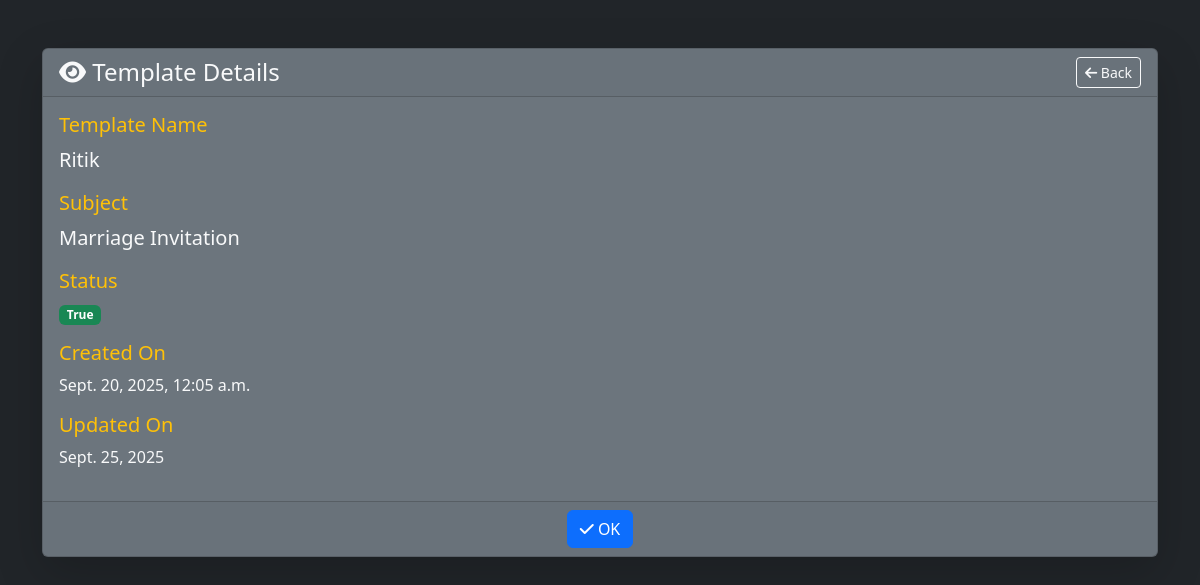
The page /templates/viewstatus/7/ (signed in) on the database its author committed.
### template/models.py (models this page shows, shortened)
class emailtemplates(models.Model):
    user = models.ForeignKey(User,on_delete=models.CASCADE,null=True)
    template_name=models.CharField(max_length=50)
    subject=models.CharField(max_length=100)
    email_body=models.TextField()
    is_primary=models.BooleanField(default=False)
    created_at=models.DateTimeField(auto_now_add=True)
    updated_at=models.DateField(auto_now=True)

### template/views.py (the view)
# urls.py: path('viewstatus/<int:id>/', views.viewstatus , name='viewstatus'),
def viewstatus(request,id):
    user_id=request.session.get('user_id')
    if not user_id:
        messages.warning(request,'Login first')
        return redirect('login')
    user=User.objects.get(id=user_id)
    emailtemp=emailtemplates.objects.get(id=id)
    return render(request,'t/viewtemp.html',{'emailtemp':emailtemp})

### template/templates/t/viewtemp.html (shortened to what this page needs)
{% extends "t/base.html" %}
{% load static %}
{% block content %}
<!DOCTYPE html>
<html lang="en">
<head>
  <link href="https://cdn.jsdelivr.net/npm/bootstrap@5.3.2/dist/css/bootstrap.min.css" rel="stylesheet">
  <link href="https://cdnjs.cloudflare.com/ajax/libs/font-awesome/6.6.0/css/all.min.css" rel="stylesheet">
</head>
<body class="bg-dark text-light">
<div class="container py-5">
  <div class="card shadow-lg bg-secondary text-light">
    <div class="card-header d-flex justify-content-between align-items-center">
      <h4 class="mb-0"><i class="fa-solid fa-eye"></i> Template Details</h4>
      <a href=" {% url 'configure' %} "  class="btn btn-outline-light btn-sm">
        <i class="fa-solid fa-arrow-left"></i> Back
      </a>
    </div>
    <div class="card-body">
      <div class="mb-3">
        <h5 class="text-warning">Template Name</h5>
        <p class="fs-5">{{ emailtemp.template_name }}</p>
      </div>
      <div class="mb-3">
        <h5 class="text-warning">Subject</h5>
        <p class="fs-5">{{ emailtemp.subject }}</p>
      </div>
      <div class="mb-3">
        <h5 class="text-warning">Status</h5>
        <span class="badge bg-success">{{ emailtemp.is_primary }}</span>
      </div>
      <div class="mb-3">
        <h5 class="text-warning">Created On</h5>
        <p>{{ emailtemp.created_at }}</p>
      </div>
      <div class="mb-3">
        <h5 class="text-warning">Updated On</h5>
        <p>{{ emailtemp.updated_at }}</p>
      </div>
    </div>
    <div class="card-footer text-center">
      <a href=" {% url 'configure' %} " class="btn btn-primary">
        <i class="fa-solid fa-check"></i> OK
      </a>
    </div>
  </div>
</div>
</body>
</html>
{% endblock %}

### rows shown on the page
emailtemplates: template_name "Ritik", subject "Marriage Invitation", is_primary "True", created_at "Sept. 20, 2025, 12:05 a.m.", updated_at "Sept. 25, 2025"
